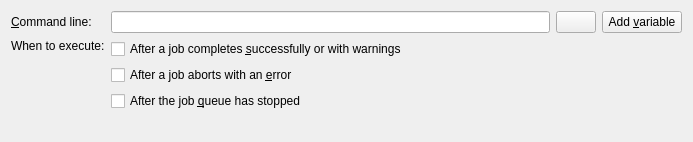
<?xml version="1.0" encoding="UTF-8"?>
<ui version="4.0">
 <class>mtx::gui::PrefsRunProgramWidget</class>
 <widget class="QWidget" name="mtx::gui::PrefsRunProgramWidget">
  <property name="geometry">
   <rect>
    <x>0</x>
    <y>0</y>
    <width>693</width>
    <height>142</height>
   </rect>
  </property>
  <property name="windowTitle">
   <string notr="true">Form</string>
  </property>
  <layout class="QVBoxLayout" name="verticalLayout_5" stretch="0,1">
   <item>
    <layout class="QGridLayout" name="gridLayout">
     <item row="0" column="0">
      <widget class="QLabel" name="lCommandLine">
       <property name="text">
        <string>&amp;Command line:</string>
       </property>
       <property name="buddy">
        <cstring>leCommandLine</cstring>
       </property>
      </widget>
     </item>
     <item row="0" column="1">
      <layout class="QHBoxLayout" name="horizontalLayout">
       <item>
        <widget class="QLineEdit" name="leCommandLine"/>
       </item>
       <item>
        <widget class="QPushButton" name="pbBrowseExecutable">
         <property name="text">
          <string notr="true"/>
         </property>
         <property name="icon">
          <iconset resource="../../qt_resources.qrc">
           <normaloff>:/icons/16x16/code-class.png</normaloff>:/icons/16x16/code-class.png</iconset>
         </property>
        </widget>
       </item>
       <item>
        <widget class="QPushButton" name="pbAddVariable">
         <property name="text">
          <string>Add &amp;variable</string>
         </property>
         <property name="icon">
          <iconset resource="../../qt_resources.qrc">
           <normaloff>:/icons/16x16/list-add.png</normaloff>:/icons/16x16/list-add.png</iconset>
         </property>
        </widget>
       </item>
      </layout>
     </item>
     <item row="1" column="0">
      <layout class="QVBoxLayout" name="verticalLayout_2">
       <item>
        <widget class="QLabel" name="lWhenToExecute">
         <property name="text">
          <string>When to execute:</string>
         </property>
        </widget>
       </item>
       <item>
        <spacer name="verticalSpacer_2">
         <property name="orientation">
          <enum>Qt::Vertical</enum>
         </property>
         <property name="sizeType">
          <enum>QSizePolicy::MinimumExpanding</enum>
         </property>
         <property name="sizeHint" stdset="0">
          <size>
           <width>20</width>
           <height>0</height>
          </size>
         </property>
        </spacer>
       </item>
      </layout>
     </item>
     <item row="1" column="1">
      <layout class="QVBoxLayout" name="verticalLayout_4">
       <item>
        <widget class="QCheckBox" name="cbAfterJobSuccessful">
         <property name="text">
          <string>After a job completes &amp;successfully or with warnings</string>
         </property>
        </widget>
       </item>
       <item>
        <widget class="QCheckBox" name="cbAfterJobError">
         <property name="text">
          <string>After a job aborts with an &amp;error</string>
         </property>
        </widget>
       </item>
       <item>
        <widget class="QCheckBox" name="cbAfterJobQueueStopped">
         <property name="text">
          <string>After the job &amp;queue has stopped</string>
         </property>
        </widget>
       </item>
      </layout>
     </item>
    </layout>
   </item>
   <item>
    <spacer name="verticalSpacer_4">
     <property name="orientation">
      <enum>Qt::Vertical</enum>
     </property>
     <property name="sizeHint" stdset="0">
      <size>
       <width>20</width>
       <height>0</height>
      </size>
     </property>
    </spacer>
   </item>
  </layout>
 </widget>
 <resources>
  <include location="../../qt_resources.qrc"/>
 </resources>
 <connections/>
</ui>
